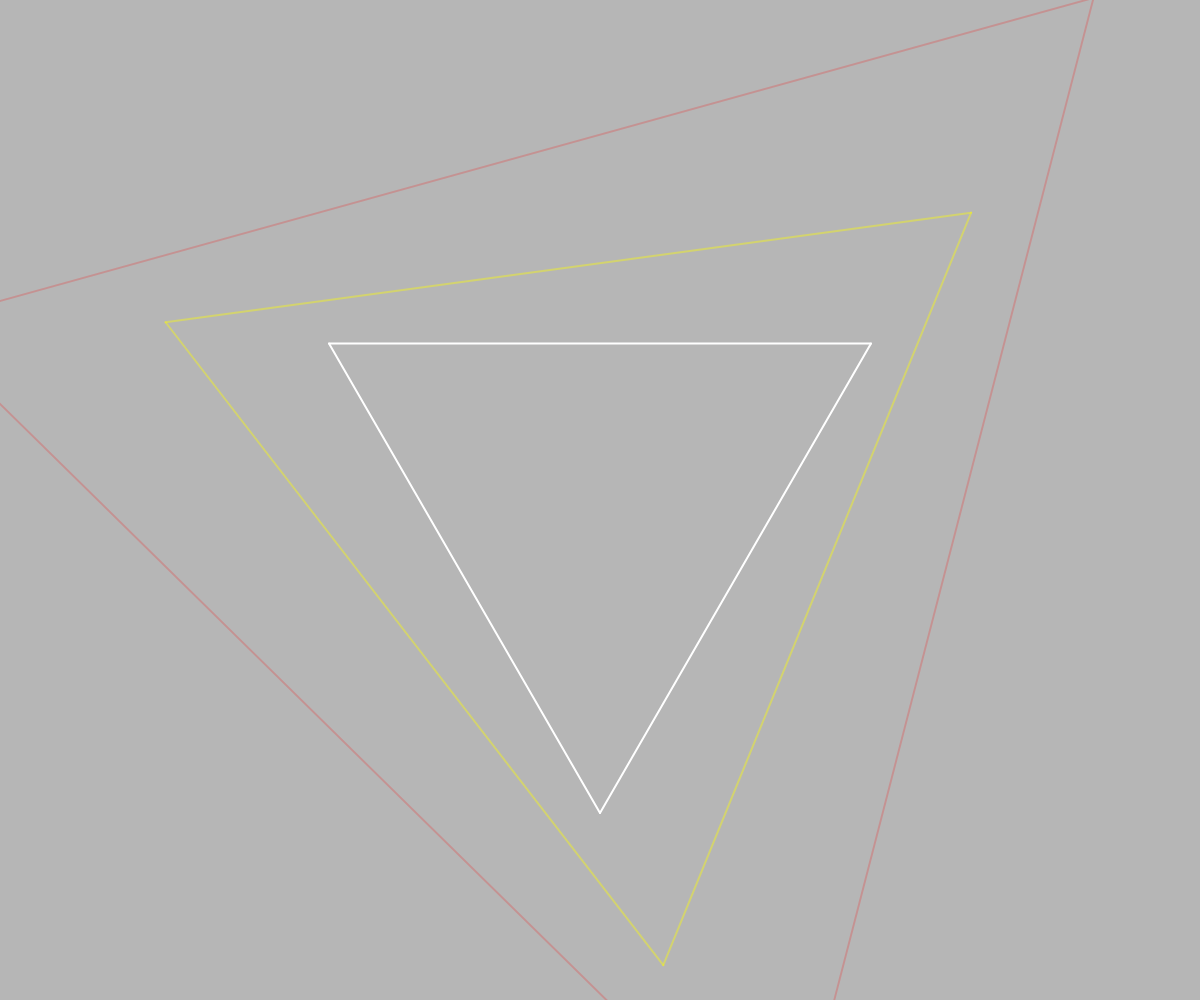
Frame 1 (no input)
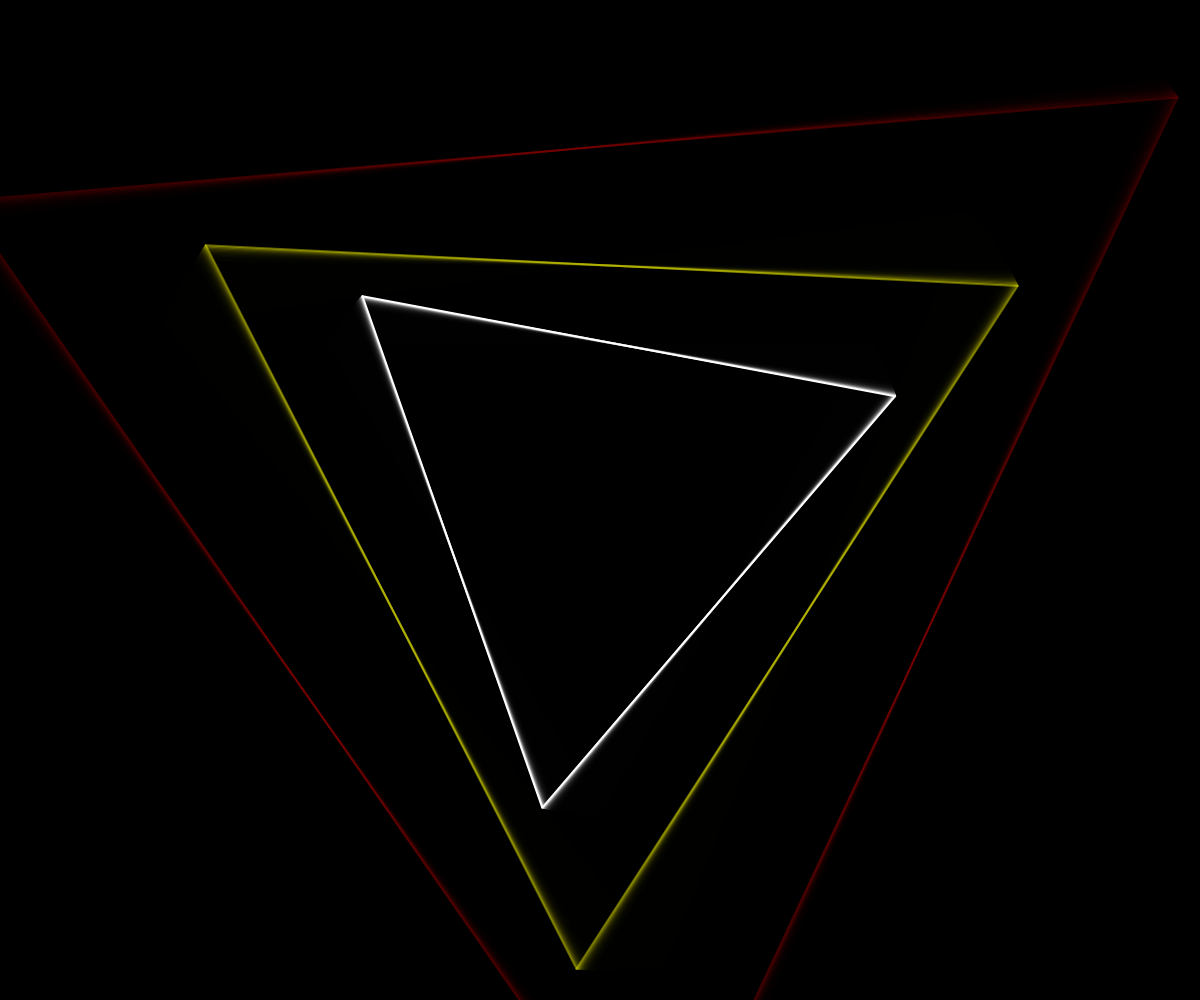
Frame 60 (no input)
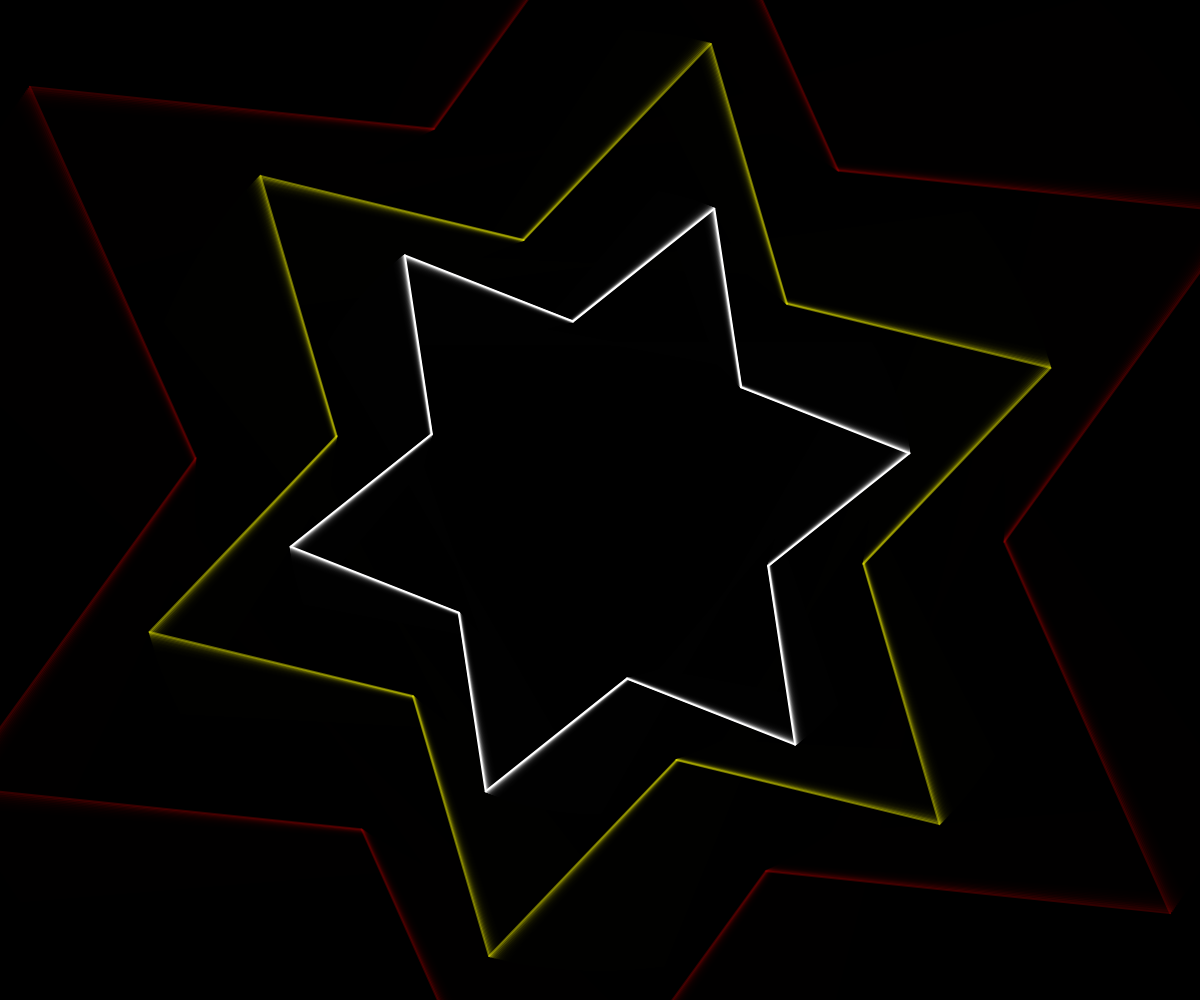
Frame 120 (the mouse pressed at the canvas centre since frame 60)

The p5.js sketch that drew these frames (run headless with seeded random() and noise() and a simulated clock; from frame 60 on, the mouse is pressed at the canvas centre):

// p5.js sketch
// ── sketch.js
var snejinka=[];

function setup() {
	createCanvas(windowWidth, windowHeight);

	// background(0);
	stroke(255);
	strokeWeight(5);

	var pony=1.5;
	var pussy=-PI/73;

	var len=(windowWidth<windowHeight)? windowWidth/1.23 : windowHeight/1.23;
	snejinka.push(new Koha(new createVector(0, 0), 0, len/pony, color(255)));
	snejinka.push(new Koha(new createVector(0, 0), pussy, len, color(255, 255, 0, 100)));
	snejinka.push(new Koha(new createVector(0, 0), 2*pussy, len*pony, color(255, 0, 0, 50)));
	
}
function draw() { 
	background(0, 73);
	translate(windowWidth/2, windowHeight/2);
	for(let i=0; i<snejinka.length; i++) {
		snejinka[i].show();
		snejinka[i].ugol+=.001;
	}
}

function mousePressed() {
	for(let i=0; i<snejinka.length; i++) {
		snejinka[i].uslojnenie();
	}
}

function Koha(coord, ugol, dlina, cvetik) {
	this.cvetik=cvetik;
	this.coord=coord;
	this.ugol=ugol;
	this.dlina=dlina;
	this.krivaya=[];

	var gipoten=this.dlina/cos(PI*1/6)/2;
	var pos=createVector(gipoten*cos(PI*-5/6), gipoten*sin(PI*-5/6));
	var axis=0;
	this.krivaya.push([pos, axis, this.dlina]);

	pos=createVector(gipoten*cos(PI*-1/6), gipoten*sin(PI*-1/6));
	axis=2/3;
	this.krivaya.push([pos, axis, this.dlina]);

	pos=createVector(gipoten*cos(PI*3/6), gipoten*sin(PI*3/6));
	axis=-2/3;
	this.krivaya.push([pos, axis, this.dlina]);

	this.show=function() {
		push();

		translate(this.coord.x, this.coord.y);
		rotate(PI*this.ugol);
		for(let i=0; i<this.krivaya.length; i++) {
			push();

			stroke(this.cvetik);
			strokeWeight(2);
			translate(this.krivaya[i][0].x, this.krivaya[i][0].y);
			rotate(PI*this.krivaya[i][1]);
			line(0, 0, this.krivaya[i][2], 0);

			pop();
		}

		pop();
	}

	this.uslojnenie=function() {
		push();

		var buffer=[];
		for(var i=0; i<this.krivaya.length; i++){
			translate(this.krivaya[i][0].x, this.krivaya[i][0].y);
			rotate(PI*this.krivaya[i][1]);
			var pos=createVector(this.krivaya[i][0].x, this.krivaya[i][0].y);
			var axis=this.krivaya[i][1];
			var len=this.krivaya[i][2]/3.0;
			buffer.push([pos, axis, len]);

			pos=createVector(this.krivaya[i][0].x+2*len*cos(PI*axis), this.krivaya[i][0].y+2*len*sin(PI*axis));
			buffer.push([pos, axis, len]);

			var boobs=1/6;
			var alfa=atan(3*tan(boobs*PI));
			var lens=len/(2*cos(alfa));

			pos=createVector(this.krivaya[i][0].x+len*cos(PI*axis), this.krivaya[i][0].y+len*sin(PI*axis));
			axis+=-alfa/PI;
			buffer.push([pos, axis, lens]);

			pos=createVector(this.krivaya[i][0].x+3*len/(2*cos(PI*boobs))*cos(PI*(this.krivaya[i][1]-boobs)), this.krivaya[i][0].y+3*len/(2*cos(PI*boobs))*sin(PI*(this.krivaya[i][1]-boobs)));
			axis+=2*alfa/PI;
			buffer.push([pos, axis, lens]);

		}
		arrayCopy(buffer, this.krivaya);

		pop();
	}
}
